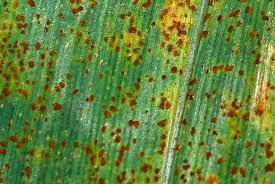
#> input picture test_images/corn_rust1.jpg, 275 x 184 px
$ python -i rust.py   (imports and definitions only)
#> lines starting #> are read from the running program, lines starting #| are printed output that depends on the picture; after the words box and inside, x2 and y2 are one past the last pixel; in counts of white or black regions, pixels touching at a corner belong together
import numpy as np
import matplotlib.pyplot as plt
import cv2
from ..utils.helpers import stretch_contrast, smoothen_image, extract_channel
from typing import List
from skimage.filters import threshold_multiotsu


# [17 lines left out: function use_mask, not called in this run]


def extract_background(image:np.ndarray) -> np.ndarray:
    '''
    Given an input image, extract the background from them. Works only for plant village rust images as of now.
    Inputs:
    image => numpy.ndarray representation of the image
    Returns:
    binary mask for subtracting leaf from the background
    '''
    im = image.copy()
    #convert to lab
    lab = cv2.cvtColor(im, cv2.COLOR_RGB2LAB)
#> lab: shape (184, 275, 3); mean of channels 0, 1, 2 131.7, 105.6, 163

    #create a vector containing a*b* channel
    shape = lab.shape
#> shape = (184, 275, 3)
    vector = lab[:, :, 1:]
    vector = vector.reshape(-1, 2)
#> vector = 50600 pairs, first value 80 to 165, second value 131 to 202

    #convert to float32
    vector = np.float32(vector)

    #apply kmeans algorithm
    criteria = (cv2.TERM_CRITERIA_EPS + cv2.TERM_CRITERIA_MAX_ITER, 20, 1.0)
    K=2
    attempts=10
    _,label,center=cv2.kmeans(vector, K, None, criteria, attempts, cv2.KMEANS_RANDOM_CENTERS)
#> center = [[123.2, 169.7], [99.03, 160.5]]

    #get centroids
    center = np.uint8(center)
#> center = [[123, 169], [99, 160]]
    res = center[label.flatten()]
#> res = 50600 pairs, first value 99 to 123, second value 160 to 169

    resArr = []
    #convert into an image with constant luminance
    for ele in res:
        a,b = ele[0], ele[1]
        resArr.append([90, a, b])
#> this loop made 50600 passes
#> after the loop, resArr = 50600 items

    resArr = np.array(resArr, dtype = np.uint8).reshape(shape)
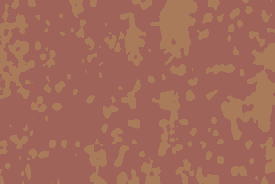
#> resArr: shape (184, 275, 3); mean of channels 0, 1, 2 90, 105.5, 162.4; drawn as B, G, R

    #segment automatically based on min a* value
    a_channel = resArr[:,:,1]
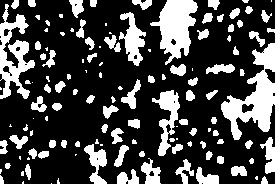
#> a_channel: shape (184, 275); values 99 (black) and 123 (white), 27.1% white; 127 white regions (46 under 20 px), largest, box (x1, y1, x2, y2) and area: (221, 43, 275, 140) 2175, (150, 0, 198, 65) 1695, (0, 4, 35, 99) 1465

    minVal = np.amin(a_channel)
#> minVal = 99

    resImg = []

    #loop and apply thresholding
    for ele1 in resArr.reshape(-1,3):

        a = ele1[1]

        if a == minVal:
            resImg.append([255])

        else:
            resImg.append([0])
#> this loop made 50600 passes
#> (ele1, a) on passes 1 to 3: ([90, 99, 160], 99), ([90, 99, 160], 99), ([90, 99, 160], 99)
#> after the loop, resImg = 50600 items
    #post-processing
    resImg = np.array(resImg, dtype = np.uint8).reshape(image.shape[:2])
    closing = cv2.morphologyEx(resImg, cv2.MORPH_CLOSE, kernel = np.ones((5, 5)), iterations = 2)
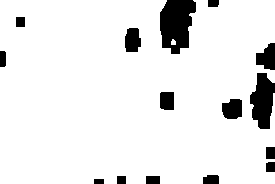
#> closing: shape (184, 275); 91.1% white; 15 black regions
    cnts, _ = cv2.findContours(closing, cv2.RETR_EXTERNAL, cv2.CHAIN_APPROX_SIMPLE)
#> cnts = 2 contours, 1 with area under 20; largest, box (x1, y1, x2, y2) and area: (0, 0, 275, 184) 46422
    #fill contour for mask
    mask = np.ones(im.shape[:2], dtype="uint8") * 0
    mask = cv2.drawContours(mask, cnts, -1, (255), cv2.FILLED)
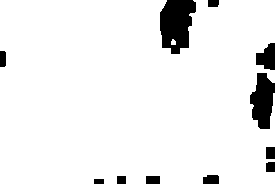
#> mask: shape (184, 275); 93.1% white; 11 black regions, largest, box (x1, y1, x2, y2) and area: (160, 0, 196, 54) 1450, (250, 73, 275, 129) 965, (256, 43, 275, 70) 365
    return mask


#extract disease after multi otsu
# [133 lines left out: functions extract_disease_multi_otsu, k_means_cluster_h, binarize, segment_disease, not called in this run]


>>> import cv2
>>> picture = cv2.cvtColor(cv2.imread('../../../test_images/corn_rust1.jpg'), cv2.COLOR_BGR2RGB)
>>> result = extract_background(picture)

$ run again, on test_images/data.jpg
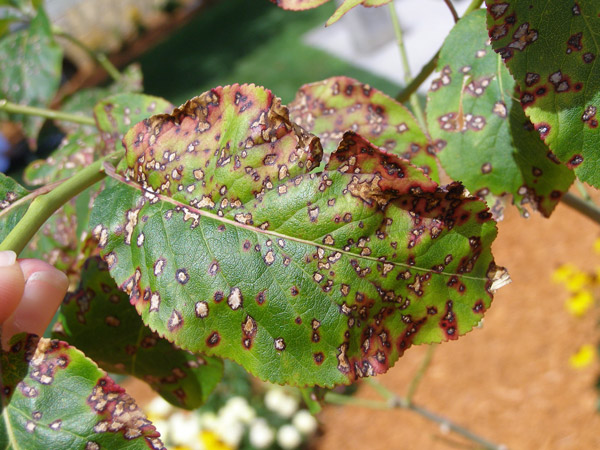
#> input picture test_images/data.jpg, 600 x 450 px
#> lab: shape (450, 600, 3); mean of channels 0, 1, 2 135.7, 125.2, 153.7
#> vector = 270000 pairs, first value 87 to 185, second value 86 to 219
#> in extract_background, `_,label,center=cv2.kmeans(vector, K, None, criteria, attempts, cv2.KME..`: center = [[110.7, 158.5], [139.1, 149.1]]
#> in extract_background, `center = np.uint8(center)`: center = [[110, 158], [139, 149]]
#> res = 270000 pairs, first value 110 to 139, second value 149 to 158
#> the loop in extract_background, `for ele in res:` made 270000 passes
#> after the loop in extract_background, `for ele in res:`: resArr = 270000 items
#> in extract_background, `a_channel = resArr[:,:,1]`:
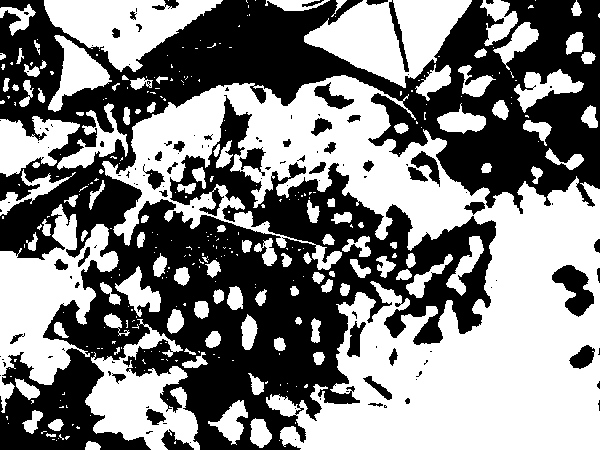
#> a_channel: shape (450, 600); values 110 (black) and 139 (white), 51.2% white; 123 black regions (79 under 20 px), largest, box (x1, y1, x2, y2) and area: (0, 0, 600, 450) 124820, (552, 265, 594, 317) 1140, (314, 82, 354, 109) 433
#> minVal = 110
#> the loop in extract_background, `for ele1 in resArr.reshape(-1,3): ` made 270000 passes
#> (ele1, a) on passes 1 to 3: ([90, 110, 158], 110), ([90, 110, 158], 110), ([90, 110, 158], 110)
#> after the loop in extract_background, `for ele1 in resArr.reshape(-1,3):`: resImg = 270000 items
#> closing: shape (450, 600); 57.5% white; 76 black regions
#> cnts = 21 contours, 11 with area under 20; largest, box (x1, y1, x2, y2) and area: (0, 0, 600, 450) 195484, (552, 265, 594, 317) 1143, (569, 345, 600, 369) 382, (363, 376, 392, 408) 255, (152, 0, 179, 10) 135
#> in extract_background, `mask = cv2.drawContours(mask, cnts, -1, (255), cv2.FILLED)`:
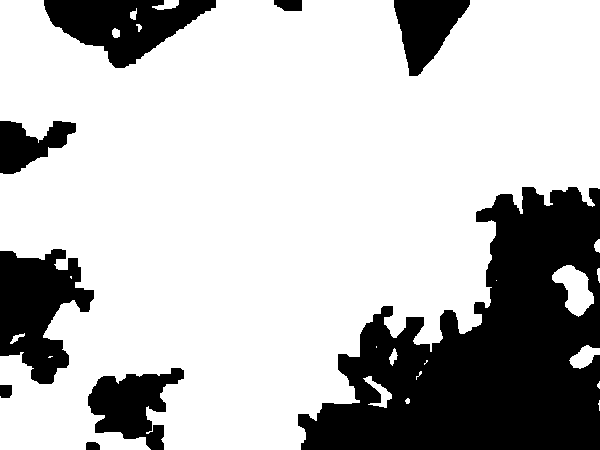
#> mask: shape (450, 600); 74% white; 9 black regions, largest, box (x1, y1, x2, y2) and area: (298, 187, 600, 450) 45443, (0, 249, 94, 384) 7676, (44, 0, 216, 68) 6465

$ run again, on test_images/rust2.jpg
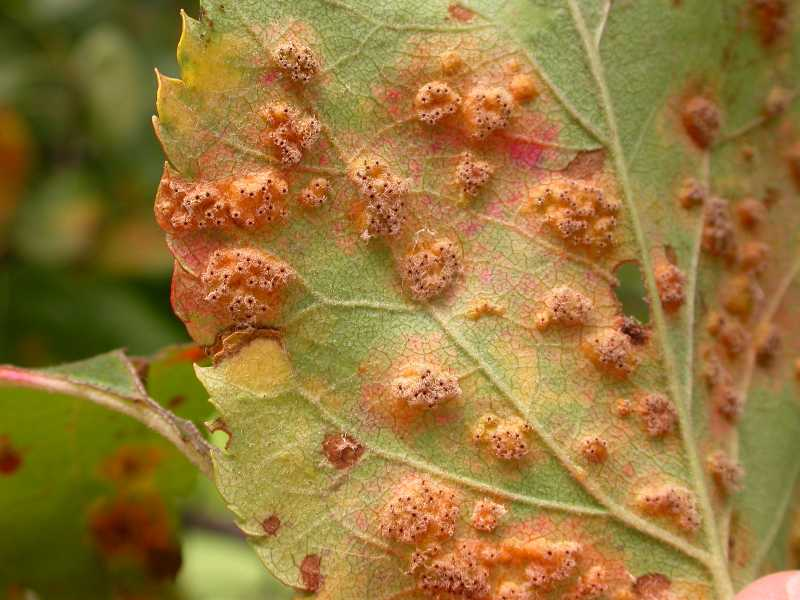
#> input picture test_images/rust2.jpg, 800 x 600 px
#> lab: shape (600, 800, 3); mean of channels 0, 1, 2 133, 132.8, 165.7
#> vector = 480000 pairs, first value 101 to 183, second value 128 to 201
#> in extract_background, `_,label,center=cv2.kmeans(vector, K, None, criteria, attempts, cv2.KME..`: center = [[122.2, 164.7], [148, 167]]
#> in extract_background, `center = np.uint8(center)`: center = [[122, 164], [148, 166]]
#> res = 480000 pairs, first value 122 to 148, second value 164 to 166
#> after the loop in extract_background, `for ele in res:`: resArr = 480000 items
#> in extract_background, `a_channel = resArr[:,:,1]`:
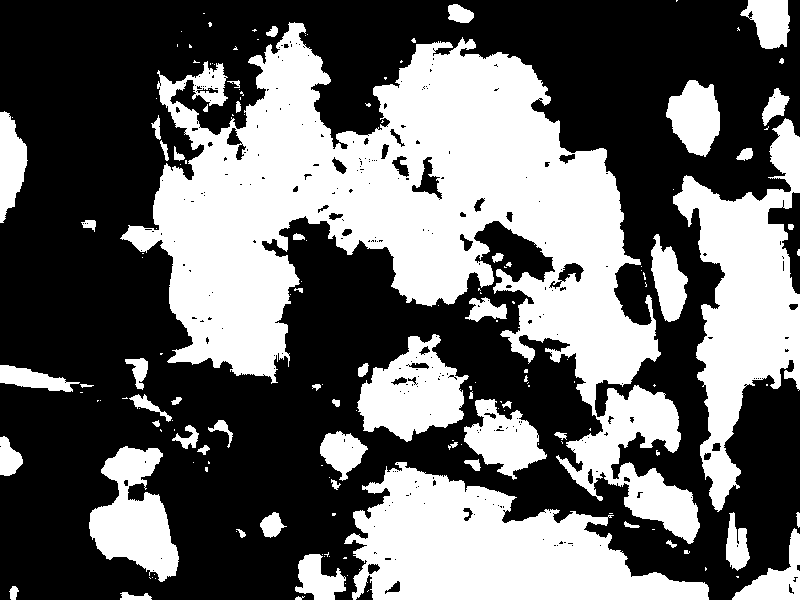
#> a_channel: shape (600, 800); values 122 (black) and 148 (white), 40.9% white; 164 white regions (105 under 20 px), largest, box (x1, y1, x2, y2) and area: (120, 22, 700, 544) 107823, (344, 462, 709, 600) 28132, (673, 118, 800, 512) 21914
#> minVal = 122
#> after the loop in extract_background, `for ele1 in resArr.reshape(-1,3):`: resImg = 480000 items
#> closing: shape (600, 800); 62.2% white; 41 black regions
#> cnts = 22 contours, 18 with area under 20; largest, box (x1, y1, x2, y2) and area: (0, 0, 800, 600) 421550, (463, 508, 475, 521) 71, (385, 581, 400, 594) 68, (789, 304, 800, 310) 42
#> in extract_background, `mask = cv2.drawContours(mask, cnts, -1, (255), cv2.FILLED)`:
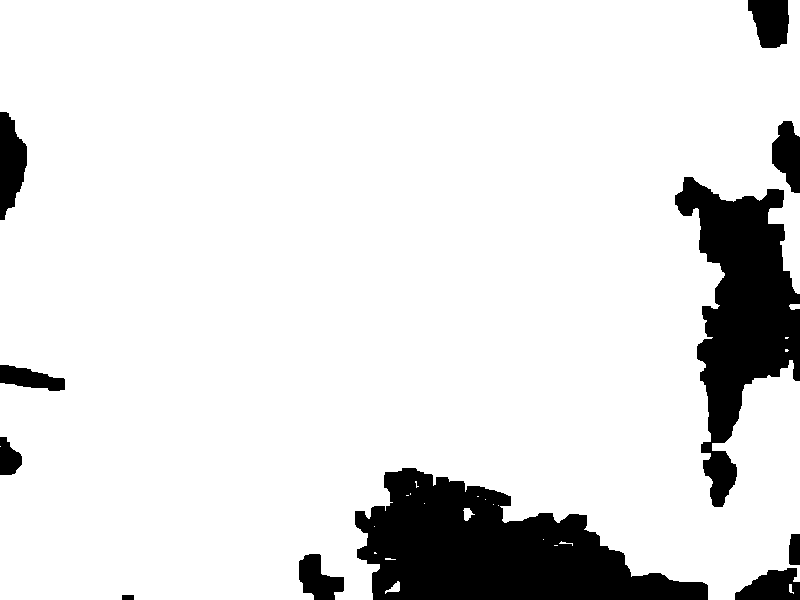
#> mask: shape (600, 800); 88.4% white; 11 black regions, largest, box (x1, y1, x2, y2) and area: (355, 468, 708, 600) 26667, (675, 177, 800, 507) 19419, (0, 112, 27, 220) 2002
